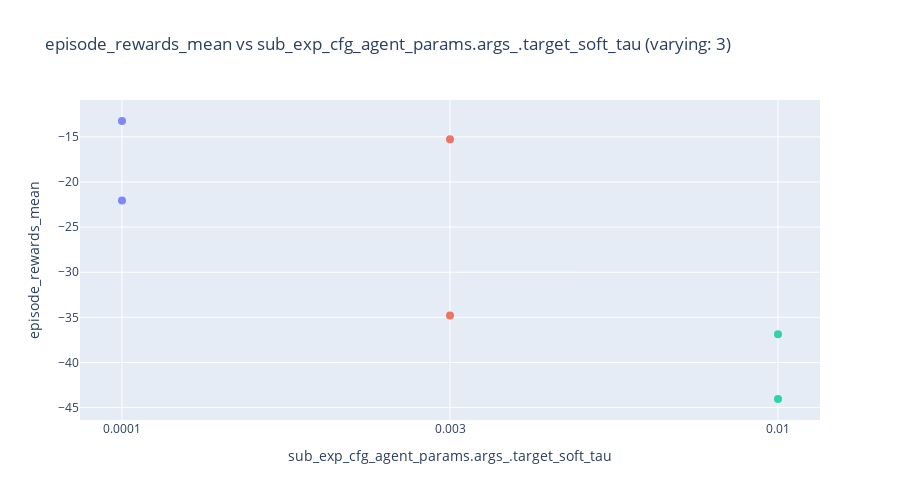

Notebook source saved alongside this figure:
### Code cell
import plotly.express as px

# --- config ---
target_col = "episode_rewards_mean"  # your target metric
color_col = "experiment_name"  # optional color grouping
readable_names = {
    # optional friendly names; falls back to raw column name if missing
    # "hp_raw_name": "Pretty Name",
}

# --- build plots ---
varying_hps = [hp for hp in hyperparam_columns if sub_df[hp].nunique(dropna=False) > 1]

if not varying_hps:
    print("No hyperparameters with more than one unique value — nothing to plot.")
else:
    for hp in varying_hps:
        # Rename only the current x column (leave others as-is for hover)
        x_name = readable_names.get(hp, hp)
        plot_df = sub_df.rename(columns={hp: x_name})

        fig = px.scatter(
            plot_df,
            x=x_name,
            y=target_col,
            color=color_col if color_col in plot_df.columns else None,
            hover_data=hyperparam_columns,  # handy to inspect full config per point
            title=f"{target_col} vs {x_name} (varying: {sub_df[hp].nunique(dropna=False)})",
            height=500,
        )
        fig.update_traces(mode="markers", marker=dict(size=8, opacity=0.8))
        fig.update_layout(showlegend=False)
        fig.show()

### Figure 1 — Plotly figure (JSON) as saved in the notebook; plotly's stock layout.template omitted (floating-point values rounded to 4 significant figures)
{"data": [{"customdata": [["OpinionNet", "2e-06", "fixed_res"], ["OpinionNet", "2e-06", "fixed_res"]], "hovertemplate": "experiment_name=0000_estimator.model_OpinionNet__optim.args_.lr_2e-06__agent_params.args_.target_soft_tau_0.0001__experiment_fixed_res<br>sub_exp_cfg_agent_params.args_.target_soft_tau=%{x}<br>episode_rewards_mean=%{y}<br>sub_exp_cfg_estimator.model=%{customdata[0]}<br>sub_exp_cfg_optim.args_.lr=%{customdata[1]}<br>sub_exp_cfg_experiment=%{customdata[2]}<extra></extra>", "legendgroup": "0000_estimator.model_OpinionNet__optim.args_.lr_2e-06__agent_params.args_.target_soft_tau_0.0001__experiment_fixed_res", "marker": {"color": "#636efa", "opacity": 0.8, "size": 8, "symbol": "circle"}, "mode": "markers", "name": "0000_estimator.model_OpinionNet__optim.args_.lr_2e-06__agent_params.args_.target_soft_tau_0.0001__experiment_fixed_res", "orientation": "v", "showlegend": true, "type": "scatter", "x": ["0.0001", "0.0001"], "xaxis": "x", "y": [-13.25, -22.05], "yaxis": "y"}, {"customdata": [["OpinionNet", "2e-06", "fixed_res"], ["OpinionNet", "2e-06", "fixed_res"]], "hovertemplate": "experiment_name=0001_estimator.model_OpinionNet__optim.args_.lr_2e-06__agent_params.args_.target_soft_tau_0.003__experiment_fixed_res<br>sub_exp_cfg_agent_params.args_.target_soft_tau=%{x}<br>episode_rewards_mean=%{y}<br>sub_exp_cfg_estimator.model=%{customdata[0]}<br>sub_exp_cfg_optim.args_.lr=%{customdata[1]}<br>sub_exp_cfg_experiment=%{customdata[2]}<extra></extra>", "legendgroup": "0001_estimator.model_OpinionNet__optim.args_.lr_2e-06__agent_params.args_.target_soft_tau_0.003__experiment_fixed_res", "marker": {"color": "#EF553B", "opacity": 0.8, "size": 8, "symbol": "circle"}, "mode": "markers", "name": "0001_estimator.model_OpinionNet__optim.args_.lr_2e-06__agent_params.args_.target_soft_tau_0.003__experiment_fixed_res", "orientation": "v", "showlegend": true, "type": "scatter", "x": ["0.003", "0.003"], "xaxis": "x", "y": [-15.27, -34.78], "yaxis": "y"}, {"customdata": [["OpinionNet", "2e-06", "fixed_res"], ["OpinionNet", "2e-06", "fixed_res"]], "hovertemplate": "experiment_name=0002_estimator.model_OpinionNet__optim.args_.lr_2e-06__agent_params.args_.target_soft_tau_0.01__experiment_fixed_res<br>sub_exp_cfg_agent_params.args_.target_soft_tau=%{x}<br>episode_rewards_mean=%{y}<br>sub_exp_cfg_estimator.model=%{customdata[0]}<br>sub_exp_cfg_optim.args_.lr=%{customdata[1]}<br>sub_exp_cfg_experiment=%{customdata[2]}<extra></extra>", "legendgroup": "0002_estimator.model_OpinionNet__optim.args_.lr_2e-06__agent_params.args_.target_soft_tau_0.01__experiment_fixed_res", "marker": {"color": "#00cc96", "opacity": 0.8, "size": 8, "symbol": "circle"}, "mode": "markers", "name": "0002_estimator.model_OpinionNet__optim.args_.lr_2e-06__agent_params.args_.target_soft_tau_0.01__experiment_fixed_res", "orientation": "v", "showlegend": true, "type": "scatter", "x": ["0.01", "0.01"], "xaxis": "x", "y": [-44.05, -36.88], "yaxis": "y"}], "layout": {"height": 500, "legend": {"title": {"text": "experiment_name"}, "tracegroupgap": 0}, "showlegend": false, "title": {"text": "episode_rewards_mean vs sub_exp_cfg_agent_params.args_.target_soft_tau (varying: 3)"}, "xaxis": {"anchor": "y", "domain": [0, 1], "title": {"text": "sub_exp_cfg_agent_params.args_.target_soft_tau"}}, "yaxis": {"anchor": "x", "domain": [0, 1], "title": {"text": "episode_rewards_mean"}}}}
